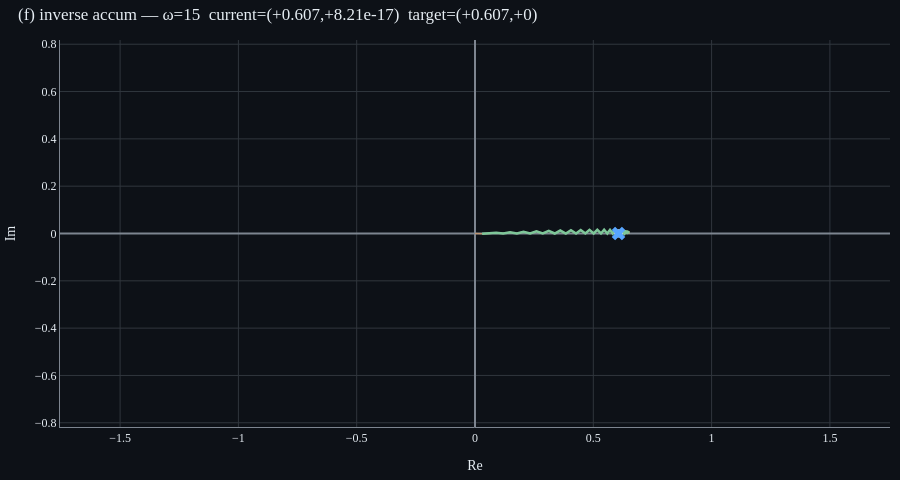

Notebook cell for this chart:
### Markdown cell above
### G2 — 같은 신호, paired_by_abs 순서

각 단계에서 ω와 −ω가 짝을 이뤄 더해지므로 *허수부가 매 단계마다 cancel*. trail이 거의 실수축 위에서만 자람. 실수 신호의 X(jω) 켤레 대칭성의 직접적 시연.

### Code cell
omegas, arrows, accum = an.inverse_accumulation(
    t_fix=t_fix, omega_min=-15.0, omega_max=15.0, n_omega=400,
    order='paired_by_abs',
)
p = InverseAccumulationPlot()
p.show_accumulation(omegas, arrows, accum, target=target)
p.figure.show()

### Figure 1 — Plotly figure (JSON) as saved in the notebook; plotly's stock layout.template omitted (floating-point values rounded to 4 significant figures; data arrays with more than 128 entries replaced by an {"elided": "..."} marker saying what was removed)
{"data": [{"line": {"color": "#ffa657", "width": 1.5}, "mode": "lines", "name": "arrows", "opacity": 0.5, "type": "scatter", "x": {"elided": "1200 float values"}, "y": {"elided": "1200 float values"}}, {"line": {"color": "#7ec699", "width": 2.5}, "mode": "lines", "name": "trail", "type": "scatter", "x": {"elided": "400 float values"}, "y": {"elided": "400 float values"}}, {"marker": {"color": "#f0f6fc", "size": 8, "symbol": "circle"}, "mode": "markers", "name": "current end", "type": "scatter", "x": [0.6065], "y": [8.212e-17]}, {"marker": {"color": "#58a6ff", "size": 12, "symbol": "x"}, "mode": "markers", "name": "target x(t_fix)", "type": "scatter", "visible": true, "x": [0.6065], "y": [0]}], "layout": {"font": {"color": "#e6edf3", "family": "serif", "size": 12}, "height": 480, "margin": {"b": 10, "l": 10, "r": 10, "t": 40}, "paper_bgcolor": "#0d1117", "plot_bgcolor": "#0d1117", "showlegend": false, "title": {"font": {"color": "#e6edf3"}, "text": "(f) inverse accum — ω=15  current=(+0.607,+8.21e-17)  target=(+0.607,+0)", "x": 0.02, "xanchor": "left"}, "xaxis": {"color": "#e6edf3", "gridcolor": "#30363d", "linecolor": "#7d8590", "range": [-0.7804, 0.7804], "scaleanchor": "y", "scaleratio": 1, "showgrid": true, "title": {"text": "Re"}, "zeroline": true, "zerolinecolor": "#7d8590"}, "yaxis": {"color": "#e6edf3", "gridcolor": "#30363d", "linecolor": "#7d8590", "range": [-0.7804, 0.7804], "showgrid": true, "title": {"text": "Im"}, "zeroline": true, "zerolinecolor": "#7d8590"}}}
